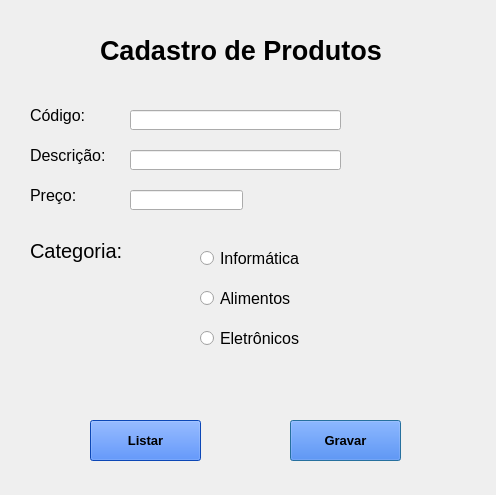
<?xml version="1.0" encoding="UTF-8"?>
<ui version="4.0">
 <class>Dialog</class>
 <widget class="QDialog" name="Dialog">
  <property name="geometry">
   <rect>
    <x>0</x>
    <y>0</y>
    <width>496</width>
    <height>495</height>
   </rect>
  </property>
  <property name="windowTitle">
   <string>Cadastro_Produtos</string>
  </property>
  <property name="styleSheet">
   <string notr="true"/>
  </property>
  <widget class="QLabel" name="label">
   <property name="geometry">
    <rect>
     <x>100</x>
     <y>20</y>
     <width>341</width>
     <height>61</height>
    </rect>
   </property>
   <property name="font">
    <font>
     <family>Arial</family>
     <pointsize>20</pointsize>
     <weight>75</weight>
     <bold>true</bold>
    </font>
   </property>
   <property name="styleSheet">
    <string notr="true"/>
   </property>
   <property name="text">
    <string>Cadastro de Produtos</string>
   </property>
  </widget>
  <widget class="QLabel" name="label_2">
   <property name="geometry">
    <rect>
     <x>30</x>
     <y>90</y>
     <width>111</width>
     <height>51</height>
    </rect>
   </property>
   <property name="font">
    <font>
     <family>Arial</family>
     <pointsize>12</pointsize>
    </font>
   </property>
   <property name="styleSheet">
    <string notr="true"/>
   </property>
   <property name="text">
    <string>Código:</string>
   </property>
  </widget>
  <widget class="QLabel" name="label_3">
   <property name="geometry">
    <rect>
     <x>30</x>
     <y>130</y>
     <width>91</width>
     <height>51</height>
    </rect>
   </property>
   <property name="font">
    <font>
     <family>Arial</family>
     <pointsize>12</pointsize>
    </font>
   </property>
   <property name="styleSheet">
    <string notr="true"/>
   </property>
   <property name="text">
    <string>Descrição:</string>
   </property>
  </widget>
  <widget class="QLabel" name="label_4">
   <property name="geometry">
    <rect>
     <x>30</x>
     <y>180</y>
     <width>61</width>
     <height>31</height>
    </rect>
   </property>
   <property name="font">
    <font>
     <family>Arial</family>
     <pointsize>12</pointsize>
    </font>
   </property>
   <property name="styleSheet">
    <string notr="true"/>
   </property>
   <property name="text">
    <string>Preço:</string>
   </property>
  </widget>
  <widget class="QLineEdit" name="lineEdit">
   <property name="geometry">
    <rect>
     <x>130</x>
     <y>110</y>
     <width>211</width>
     <height>20</height>
    </rect>
   </property>
   <property name="font">
    <font>
     <family>MS Shell Dlg 2</family>
     <pointsize>8</pointsize>
     <weight>50</weight>
     <italic>false</italic>
     <bold>false</bold>
    </font>
   </property>
   <property name="styleSheet">
    <string notr="true">
font: 8pt &quot;MS Shell Dlg 2&quot;;
</string>
   </property>
   <property name="text">
    <string/>
   </property>
  </widget>
  <widget class="QLineEdit" name="lineEdit_2">
   <property name="geometry">
    <rect>
     <x>130</x>
     <y>150</y>
     <width>211</width>
     <height>20</height>
    </rect>
   </property>
   <property name="font">
    <font>
     <family>MS Shell Dlg 2</family>
     <pointsize>8</pointsize>
     <weight>50</weight>
     <italic>false</italic>
     <bold>false</bold>
    </font>
   </property>
   <property name="autoFillBackground">
    <bool>false</bool>
   </property>
   <property name="styleSheet">
    <string notr="true">
font: 8pt &quot;MS Shell Dlg 2&quot;;</string>
   </property>
   <property name="text">
    <string/>
   </property>
  </widget>
  <widget class="QLineEdit" name="lineEdit_3">
   <property name="geometry">
    <rect>
     <x>130</x>
     <y>190</y>
     <width>113</width>
     <height>20</height>
    </rect>
   </property>
   <property name="styleSheet">
    <string notr="true">
font: 8pt &quot;MS Shell Dlg 2&quot;;</string>
   </property>
   <property name="text">
    <string/>
   </property>
  </widget>
  <widget class="QRadioButton" name="radioButton">
   <property name="geometry">
    <rect>
     <x>200</x>
     <y>250</y>
     <width>121</width>
     <height>17</height>
    </rect>
   </property>
   <property name="font">
    <font>
     <family>Arial</family>
     <pointsize>12</pointsize>
    </font>
   </property>
   <property name="styleSheet">
    <string notr="true"/>
   </property>
   <property name="text">
    <string>Informática</string>
   </property>
  </widget>
  <widget class="QRadioButton" name="radioButton_2">
   <property name="geometry">
    <rect>
     <x>200</x>
     <y>290</y>
     <width>111</width>
     <height>17</height>
    </rect>
   </property>
   <property name="font">
    <font>
     <family>Arial</family>
     <pointsize>12</pointsize>
    </font>
   </property>
   <property name="styleSheet">
    <string notr="true"/>
   </property>
   <property name="text">
    <string>Alimentos</string>
   </property>
  </widget>
  <widget class="QRadioButton" name="radioButton_3">
   <property name="geometry">
    <rect>
     <x>200</x>
     <y>330</y>
     <width>121</width>
     <height>17</height>
    </rect>
   </property>
   <property name="font">
    <font>
     <family>Arial</family>
     <pointsize>12</pointsize>
    </font>
   </property>
   <property name="styleSheet">
    <string notr="true"/>
   </property>
   <property name="text">
    <string>Eletrônicos</string>
   </property>
  </widget>
  <widget class="QLabel" name="label_5">
   <property name="geometry">
    <rect>
     <x>30</x>
     <y>220</y>
     <width>141</width>
     <height>61</height>
    </rect>
   </property>
   <property name="font">
    <font>
     <family>Arial</family>
     <pointsize>15</pointsize>
    </font>
   </property>
   <property name="styleSheet">
    <string notr="true"/>
   </property>
   <property name="text">
    <string>Categoria:</string>
   </property>
  </widget>
  <widget class="QPushButton" name="pushButton">
   <property name="geometry">
    <rect>
     <x>290</x>
     <y>420</y>
     <width>111</width>
     <height>41</height>
    </rect>
   </property>
   <property name="font">
    <font>
     <family>Arial</family>
     <pointsize>10</pointsize>
     <weight>75</weight>
     <bold>true</bold>
    </font>
   </property>
   <property name="styleSheet">
    <string notr="true">
background-color: rgb(17, 100, 255);
</string>
   </property>
   <property name="text">
    <string>Gravar</string>
   </property>
  </widget>
  <widget class="QPushButton" name="pushButton_2">
   <property name="geometry">
    <rect>
     <x>90</x>
     <y>420</y>
     <width>111</width>
     <height>41</height>
    </rect>
   </property>
   <property name="font">
    <font>
     <family>Arial</family>
     <pointsize>10</pointsize>
     <weight>75</weight>
     <bold>true</bold>
    </font>
   </property>
   <property name="styleSheet">
    <string notr="true">
background-color: rgb(17, 100, 255);
</string>
   </property>
   <property name="text">
    <string>Listar</string>
   </property>
  </widget>
 </widget>
 <resources/>
 <connections/>
</ui>
